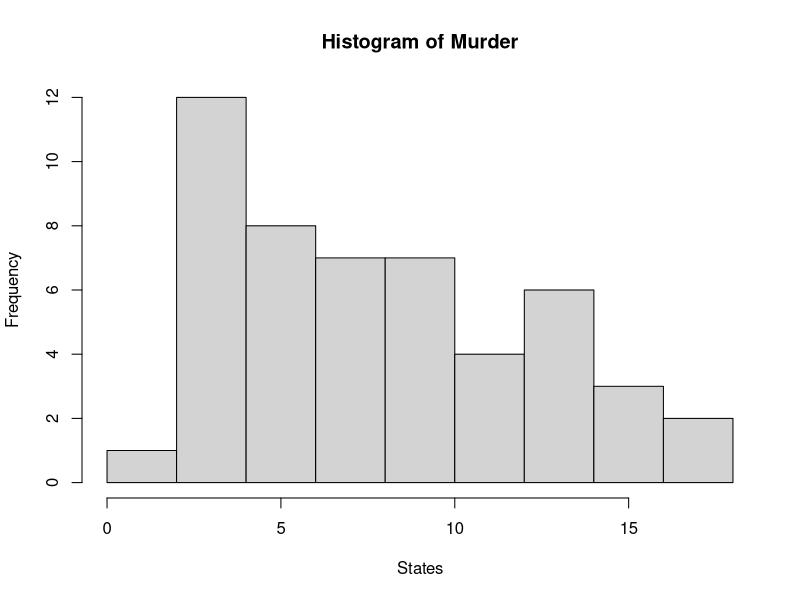
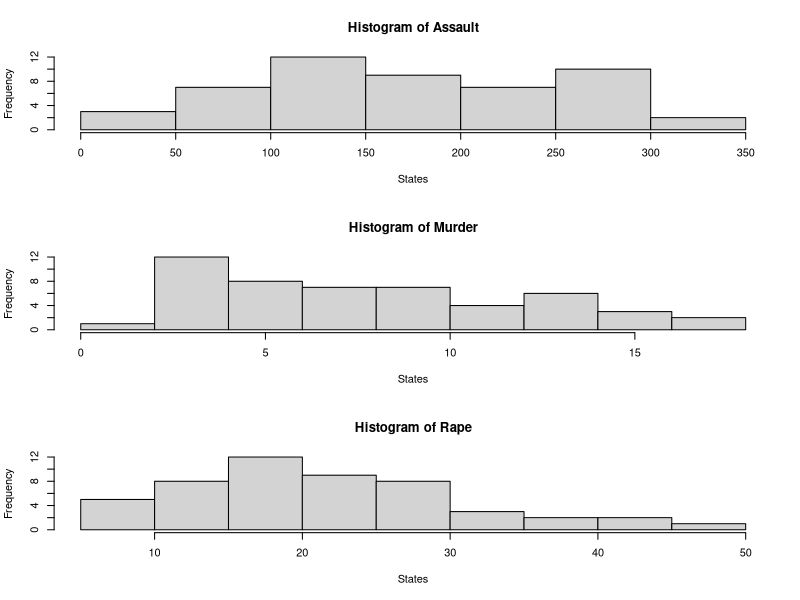

R code for these plots, in order:
## ---- chunk 1
knitr::opts_chunk$set(message=FALSE,warning=FALSE, cache=TRUE)
## ---- chunk 2
library(datasets)
## ---- chunk 3
dat <- USArrests
## ---- chunk 4
names(dat)
## ---- chunk 5
hist(dat$Murder, main = "Histogram of Murder", xlab = "States")

## ---- chunk 6
  summary(dat$Murder)
## ---- chunk 7
summary(dat$Murder)
summary(dat$Assault)
summary(dat$Rape)



par(mfrow=c(3,1))
hist(dat$Assault, main = "Histogram of Assault", xlab = "States")
hist(dat$Murder, main = "Histogram of Murder", xlab = "States")
hist(dat$Rape, main = "Histogram of Rape", xlab = "States")
